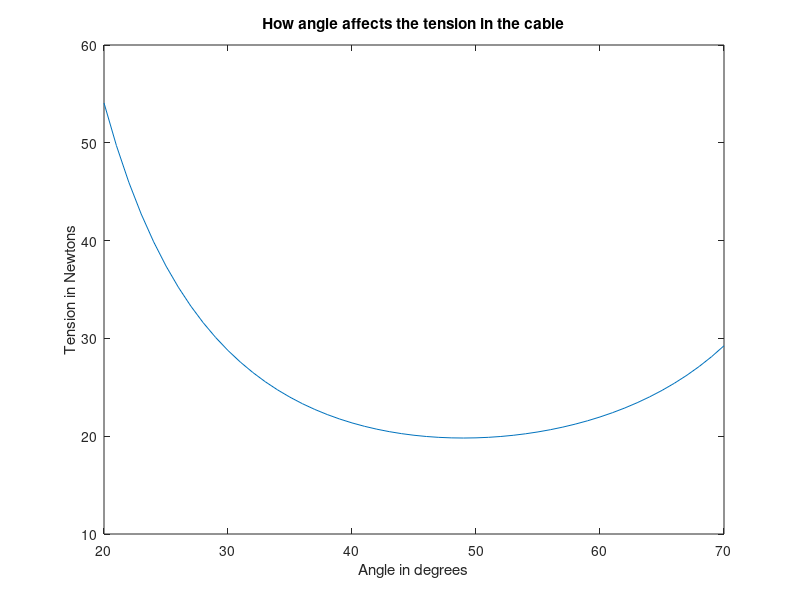
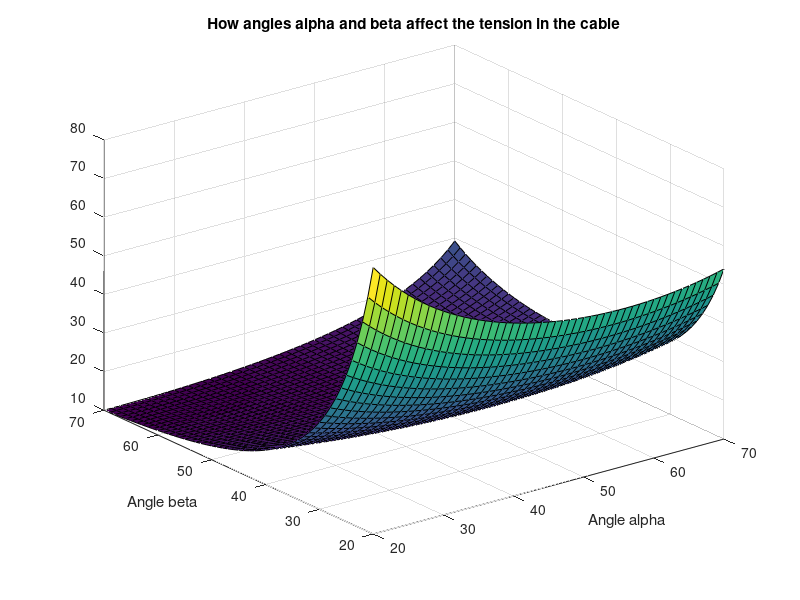

MATLAB code for these plots, in order:
mg = 9.81;

tension_vector = zeros(1,51);

for ii = 20:70
    
    vert_weight_1 = 2 * mg * (cosd(ii))^2 + mg;
    
    normal_1 = vert_weight_1 / sind(ii);
    
    distance_1 = 0.1 / tand(ii/2);
    
    distance_2 = distance_1 + 0.2;
    
    distance_3 = distance_1 + 0.4;
    
    tension = (normal_1 * distance_1 + mg * sind(ii) * distance_2 + ...
              mg * sind(ii) * distance_3) / sind(90 - ii);
    
    tension_vector(ii - 19) = tension;

end

find(tension_vector == min(tension_vector)) + 19;

alpha = 20:70;

figure(1)
plot(alpha, tension_vector);

xlabel('Angle in degrees');
ylabel('Tension in Newtons');
title('How angle affects the tension in the cable');

tension_vector_2 = zeros(51);


for ii = 20:70
    
    y_counter = 0;
    
    for jj = 20:1.4:90
    
    y_counter = y_counter + 1;
        
    vert_weight_1 = 2 * mg * (cosd(ii))^2 + mg;
    
    normal_1 = vert_weight_1 / sind(ii);
    
    distance_1 = 0.1 / tand(ii/2);
    
    distance_2 = distance_1 + 0.2;
    
    distance_3 = distance_1 + 0.4;
    
    
    tension_2 = (normal_1 * distance_1 + mg * sind(ii) * distance_2 + ...
              mg * sind(ii) * distance_3) / sind(180 - ii - jj);
    
    tension_vector_2(ii - 19,y_counter) = tension_2;
    
    end
end

beta = 20:70;

figure(2)
surf(alpha,beta,tension_vector_2)
xlabel('Angle alpha');
ylabel('Angle beta');
title('How angles alpha and beta affect the tension in the cable');

